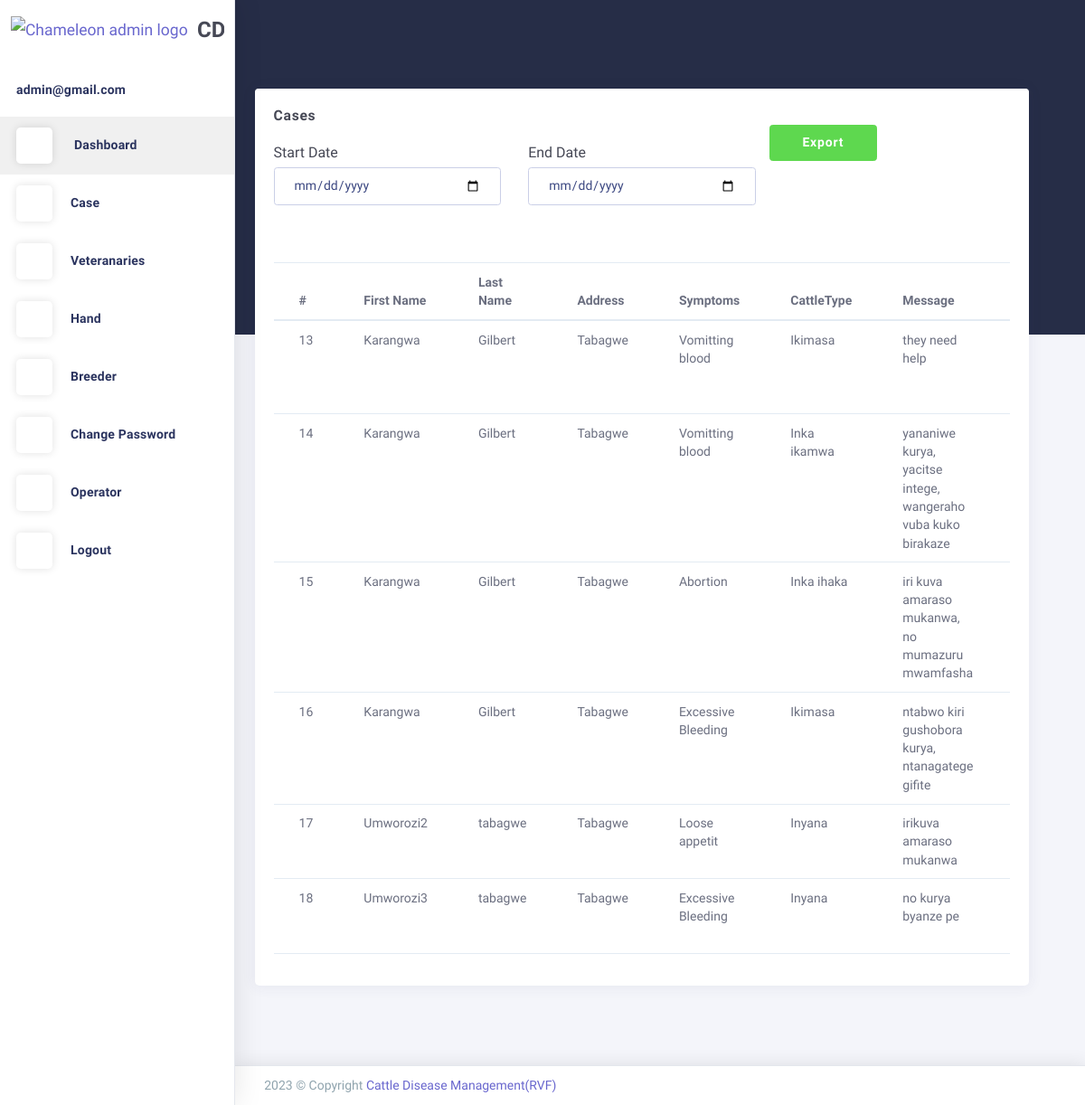
The app's page /Cases/ (signed in), older data.
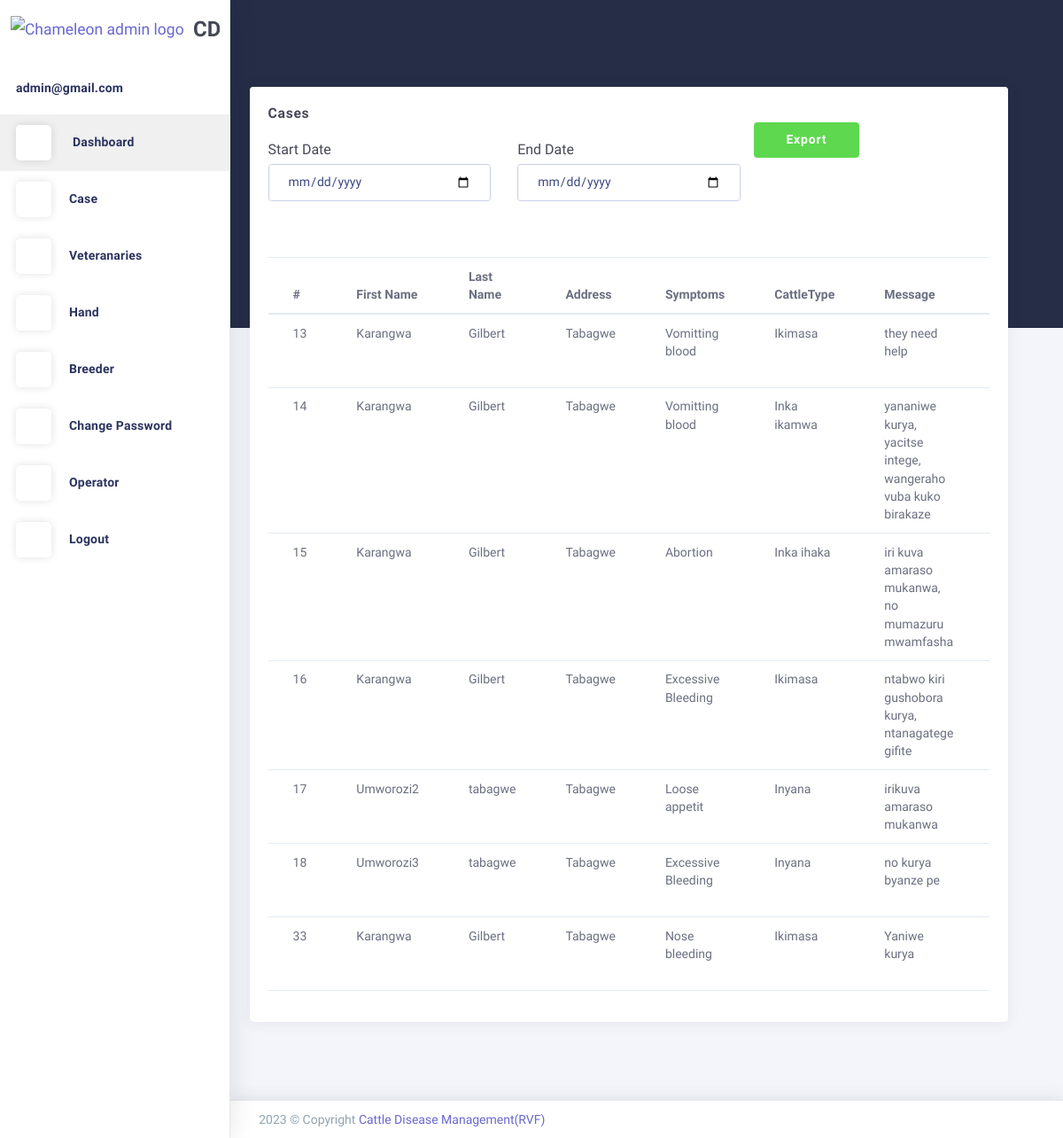
The same page, newer data.
### users/models.py (models this page shows, shortened)
class Case(models.Model):
    user = models.ForeignKey(
        'User', on_delete=models.CASCADE, null=True, blank=True)
    Message = models.CharField(max_length=250,blank=True,null=True)
    Sector = models.CharField(max_length=250,blank=True,null=True)
    symptoms = models.CharField(max_length=250,blank=True,null=True)
    cattleType = models.CharField(max_length=250,blank=True,null=True)
    image = models.ImageField(null=True, blank=True)
    reply = models.TextField(blank=True, null=True,
                             default="None")
    replied = models.BooleanField(default=False)
    send_at = models.DateField(auto_now_add=True)

class User(AbstractBaseUser, PermissionsMixin):
    FirstName=models.CharField(max_length=255,  null=True, blank=True)
    LastName=models.CharField(max_length=255,  null=True, blank=True)
    District=models.CharField(max_length=255,  null=True, blank=True)
    Sector=models.CharField(max_length=255,  null=True, blank=True)
    Cell=models.CharField(max_length=255,  null=True, blank=True)
    Province=models.CharField(max_length=255,  null=True, blank=True)
    email = models.EmailField(max_length=255, unique=True)
    phone = models.CharField(max_length=255, unique=True, null=True, blank=True)
    typee = models.CharField(max_length=255, null=True, blank=True)
    active = models.BooleanField(default=True)
    staff = models.BooleanField(default=False)
    admin = models.BooleanField(default=False)
    objects = UserManager()
    USERNAME_FIELD = 'email'
    REQUIRED_FIELDS = []
    @property
    def is_active(self):
        return self.active

### users/views.py (the view)
# urls.py: path('Cases/',Cases,name='Cases'),
def Cases(request):
    cases=Case.objects.filter(Sector =request.user.Sector)
    return render(request, 'Cases.html',{'cases':cases})

### users/templates/Cases.html (shortened to what this page needs)
{% extends 'base.html'%}
{% load static %}
{% block content%}
<div class="app-content content" style="margin-left:-40px;">
    <div class="content-wrapper">
      <div class="content-header row">
        <div class="content-header-left col-md-4 col-12 mb-2">
        </div>
      </div>
      <div class="content-body">
        <div class="row">
           <div class="col-12">
              <div class="card">
                  <div class="card-header">
                      <h4 class="card-title">Cases </h4>
                      <form enctype="multipart/form-data" action="{% url 'exportCsv' %}" method='POST'>
                        <div class="row">
                          <fieldset class="form-group col-lg-4">
                            <h5 class="mt-2">Start Date</h5>
                            <input type="date" class="form-control" id="basicInput" name="start" />
                          </fieldset>
                          <fieldset class="form-group col-lg-4">
                            <h5 class="mt-2">End Date</h5>
                            <input type="date" class="form-control" id="basicInput" name="end" />
                          </fieldset>
                          <div class="form-group">
                            <button type="submit" class="btn btn-success btn-min-width mr-1 col-lg-4" >Export</button>
                          </div>
                        </div>
                      </form>
                      <div class="heading-elements">
                          <ul class="list-inline mb-0">
                              <li><a data-action="collapse"><i class="ft-minus"></i></a></li>
                              <li><a data-action="expand"><i class="ft-maximize"></i></a></li>
                              <li><a data-action="close"><i class="ft-x"></i></a></li>
                          </ul>
                      </div>
                  </div>
          <div class="card-content collapse show">
              <div class="card-body">
                  <div class="table-responsive">
                      <table class="table">
                        <thead>
                            <tr>
                                <th>#</th>
                                <th>First Name</th>
                                <th>Last Name</th>
                                <th>Address</th>
                                <th>Symptoms</th>
                                <th>CattleType</th>
                                <th>Message</th>
                                <th>SendAt</th>
                            </tr>
                        </thead>
                        <tbody>
                          {% for case in cases%}
                            <tr>
                                <td scope="row">{{case.id}}</td>
                                <td>{{case.user.FirstName}}</td>
                                <td>{{case.user.LastName}}</td>
                                <td>{{case.user.Sector}}</td>
                                <td>{{case.symptoms}}</td>
                                <td>{{case.cattleType}}</td>
                                <td>{{case.Message}}</td>
                                <td>{{case.send_at}}</td>
                            </tr>
                            {% endfor %}
                        </tbody>
                    </table>
                  </div>
              </div>
          </div>
      </div>
  </div>
</div>
      </div>
    </div>
  </div>
{% endblock content%}

Row changes from the older to the newer data that the page shows:
added Case: id "33", user.FirstName "Karangwa", user.LastName "Gilbert", user.Sector "Tabagwe", symptoms "Nose bleeding", cattleType "Ikimasa", Message "Yaniwe kurya"
